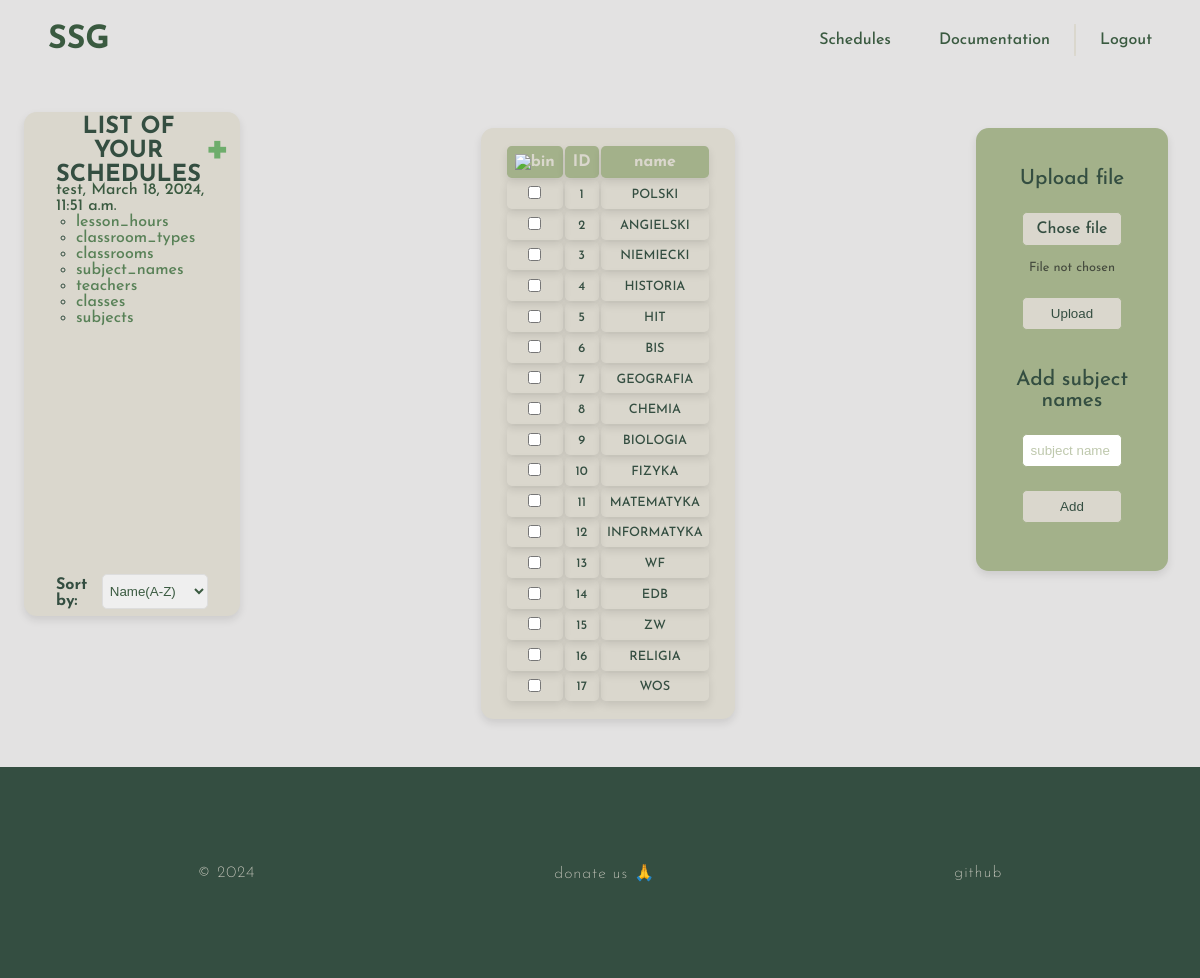
The app's page /schedules/test/test/subject_names/ (signed in), older data.
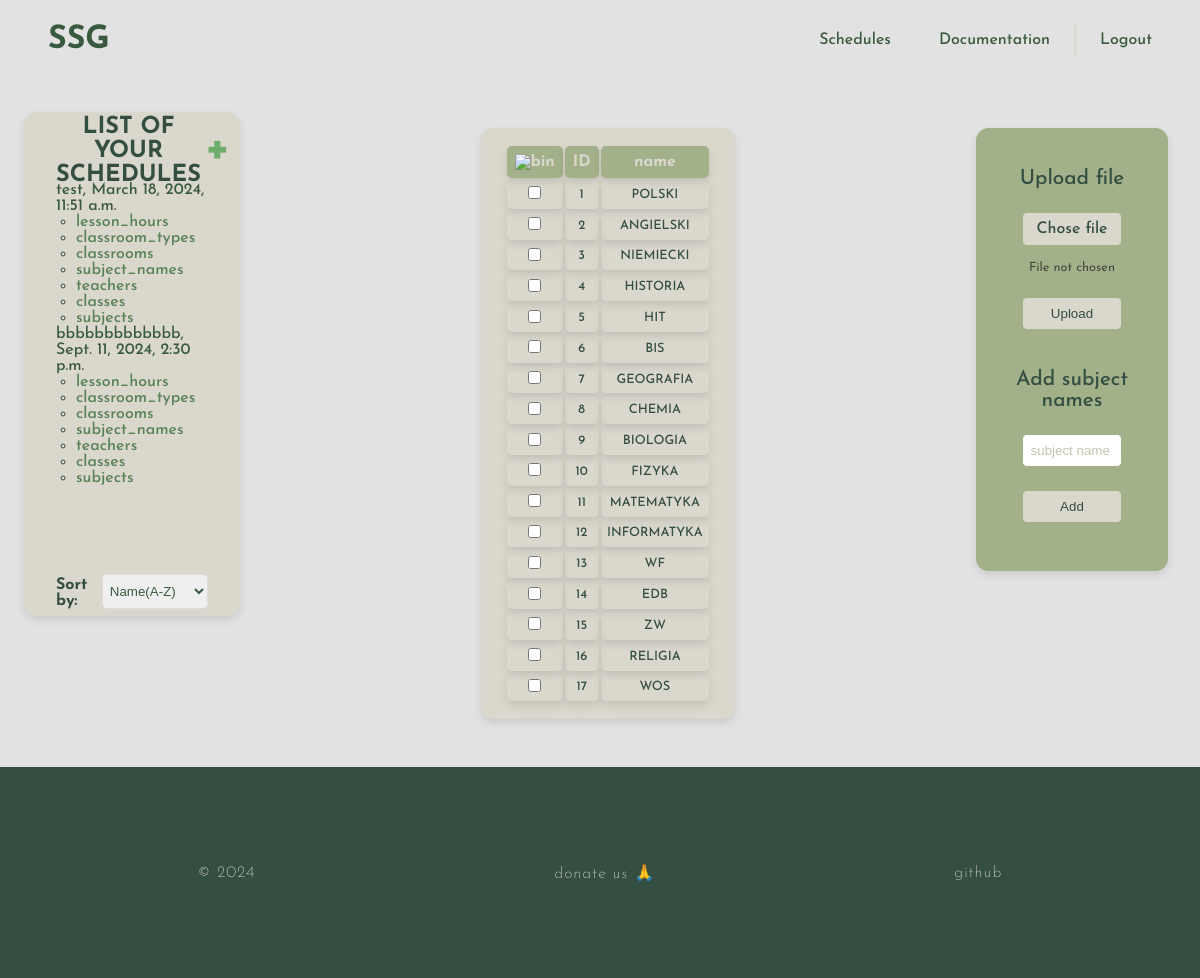
The same page, newer data.
### generatorApp/models.py (models this page shows, shortened)
class ScheduleList(models.Model):
    user_id = models.ForeignKey(User, null=False, on_delete=models.CASCADE)
    name = models.CharField(max_length=100)
    description = models.CharField(max_length=800, default='')
    created_date = models.DateTimeField(default=timezone.now)
    content = models.TextField()

class SubjectNames(models.Model):
    in_id = models.TextField(default=None, null=True)
    schedule_id = models.ForeignKey(ScheduleList, on_delete=models.CASCADE)
    name = models.CharField(max_length=100)
    class Meta:
        unique_together = ('schedule_id', 'in_id')

### generatorApp/views/schedule.py (the view, shortened to what this page needs)
# urls.py: path('schedules/<str:username>/<str:schedule_name>/subject_names/', views.SubjectNamesView.as_view(), name='subject_names'),
class SubjectNamesView(LoginRequiredMixin, FormView):
    login_url = reverse_lazy('generatorApp:login')
    form_class = SubjectNamesForm
    template_name = 'generatorApp/forms/subject_names.html'
    def get_context_data(self, **kwargs):
        context = super().get_context_data(**kwargs)
        context = update_context(self.request, self.kwargs, context)
        schedule_name = context['schedule_name']
        schedule = ScheduleList.objects.get(user_id=self.request.user, name=schedule_name)
        context['objects_list'] = SubjectNames.objects.filter(schedule_id=schedule).all()
        return context

### generatorApp/forms.py
class SubjectNamesForm(ModelForm):
    name = forms.CharField(label='', widget=forms.TextInput(attrs={
        'class': 't',
        'id': 'name',
        'name': 'name',
        'placeholder': 'subject name'
    }))
    class Meta:
        model = SubjectNames
        fields = ['name']

### generatorApp/views/schedule.py (called while the page is built)
def update_context(request, kwargs, context):
    context['schedule_name'] = kwargs.get('schedule_name')
    context['model_name'] = kwargs.get('model')
    sort_by = request.GET.get('sort_by')
    if sort_by in [field.name for field in ScheduleList._meta.get_fields()]:
        context['schedule_list'] = ScheduleList.objects.filter(user_id=request.user).order_by(sort_by)
    else:
        context['schedule_list'] = ScheduleList.objects.filter(user_id=request.user)
    context['labels'] = [
        'lesson_hours',
        'classroom_types',
        'classrooms',
        'subject_names',
        'teachers',
        'classes',
        'subjects'
    ]
    return context

### generatorApp/templates/generatorApp/forms/subject_names.html (shortened to what this page needs)
{% extends 'generatorApp/index.html' %}
{% load static %}
{% block head %}
    <link rel="stylesheet" href="{% static 'generatorApp/data_forms.css' %}">
{% endblock %}
{% block content %}
    {% include 'generatorApp/schedule_list.html' %}
    <main>
        <div class="data-container">
            <table>
                <tr>
                    <th>
                        <button type="button" class="confirm-button" id="delete_btn">
                            <img class="icon" src="{% static 'generatorApp/bin.svg' %}" alt="bin"/>
                        </button>
                    </th>
                    <th>ID</th>
                    <th>name</th>
                </tr>
                {% for value in objects_list %}
                    <tr>
                        <td><input type="checkbox" id="delete-{{ forloop.counter }}" name="delete" value="{{ value.in_id }}" class="delete-checkbox"></td>
                        <td>{{ forloop.counter }}</td>
                        <td>{{ value.name }}</td>
                    </tr>
                {% endfor %}
            </table>
        </div>
        <div class="form-container">
            <form method="POST" enctype="multipart/form-data" action="{{ request.get_full_path }}/upload">
                <span>Upload file</span>
                <div class="custom-file-input">Chose file</div>
                <p class="file-name">File not chosen</p>
                <input type="submit" value="Upload">
            </form>
            <form method="POST" class="add-data-form">
                <span>Add subject names</span>
                {{ form.name }}
                <input type="submit" value="Add">
            </form>
        </div>
    </main>
{% endblock %}

### generatorApp/templates/generatorApp/schedule_list.html (shortened to what this page needs)
{% load static %}
{% block head %}
    <link rel="stylesheet" href="{% static 'generatorApp/aside.css' %}">
{% endblock %}
<aside class="sticky-wrapper">
    <div class="aside-content">
        <h3>
            <span>List of your schedules</span>
            <a href="{% url 'generatorApp:schedules_base' %}">
                <span style="font-size: 150%">+</span>
            </a>
        </h3>
        <ol class="scrollable">
            {% if schedule_list %}
                {% for schedule in schedule_list %}
                    <li>
                        <a href="{% url 'generatorApp:schedule' username=user.username schedule_name=schedule.name %}">
                            {{ schedule.name }}, {{ schedule.created_date }}
                        </a>
                        <ul class="schedule-data-list" style="padding-left: 2ch">
                            {% for label in labels %}
                                <li><a href="{% url 'generatorApp:schedule' username=user.username schedule_name=schedule.name%}{{label}}">{{ label }}</a></li>
                            {% endfor %}
                        </ul>
                    </li>
                {% endfor %}
            {% else %}
                <p>It seems to you don't have any schedules :<</p>
            {% endif %}
        </ol>
        <form method="GET" id="sort-form">
            <h4>Sort by:</h4>
            <select name="sort_by" id="sort_by">
                <option value="name">Name(A-Z)</option>
            </select>
        </form>
    </div>
</aside>

Row changes from the older to the newer data that the page shows:
added ScheduleList: name "bbbbbbbbbbbbb", created_date "Sept. 11, 2024, 2:30 p.m.", labels "lesson_hours" "classroom_types" "classrooms" "subject_names" "teachers" "classes" "subjects"
